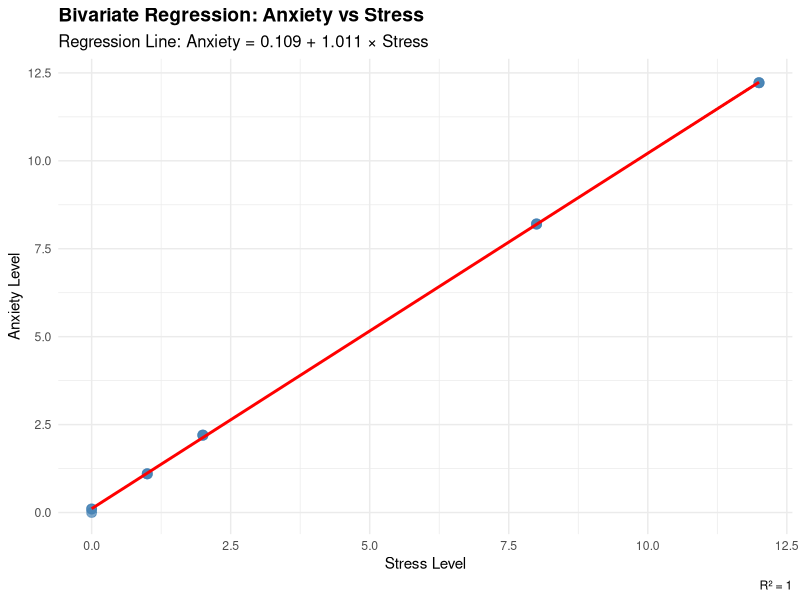
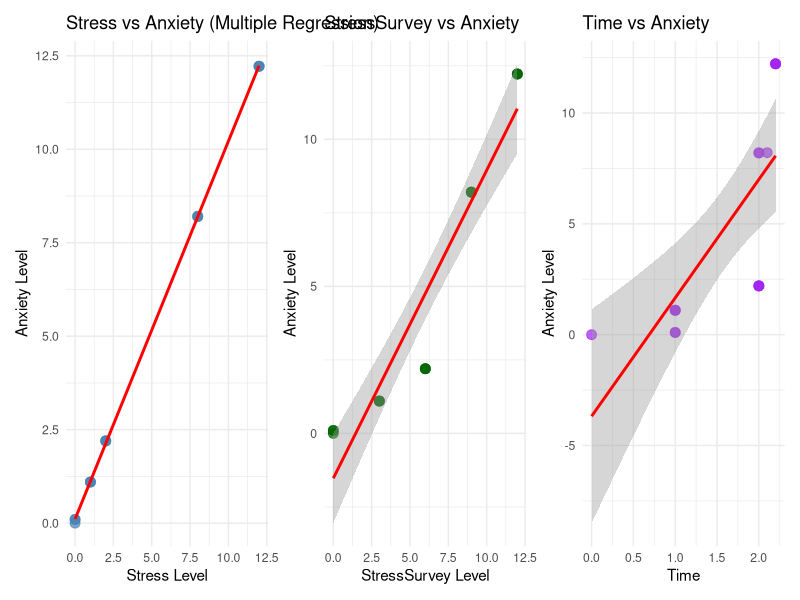
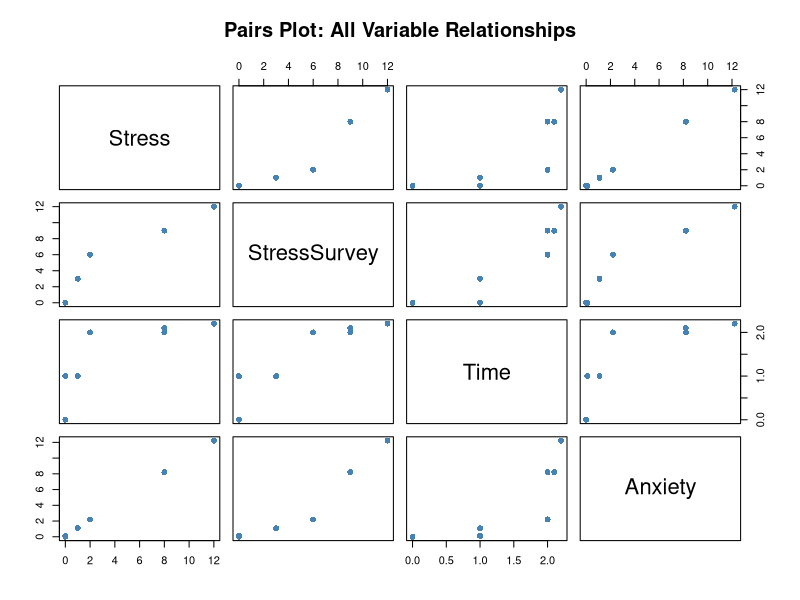
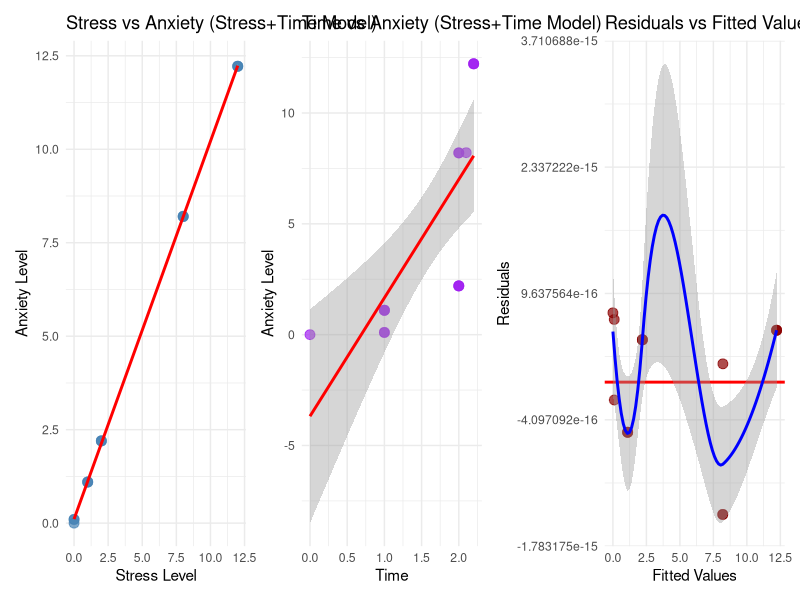
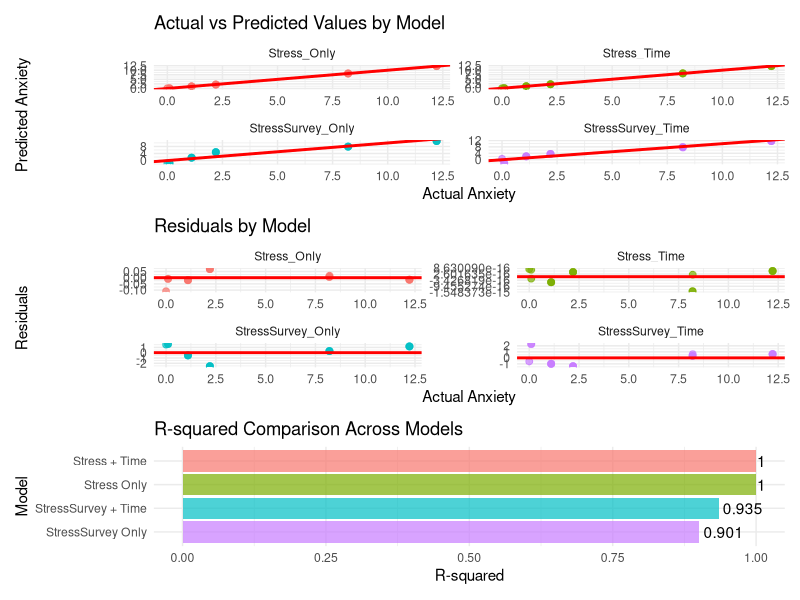

Write R code to recreate these figures, in order.
## ---- chunk 1
#| echo: true
library(tidyverse)
library(broom)

# Data with known true relationships: Anxiety = Stress + 0.1 × Time
observDF <- tribble(
  ~Stress, ~StressSurvey, ~Time, ~Anxiety,
  0,0,0,0,
  0,0,1,0.1,
  0,0,1,0.1,
  1,3,1,1.1,
  1,3,1,1.1,
  1,3,1,1.1,
  2,6,2,2.2,
  2,6,2,2.2,
  2,6,2,2.2,
  8,9,2,8.2,
  8,9,2,8.2,
  8,9,2.1,8.21,
  12,12,2.2,12.22,
  12,12,2.2,12.22,
  12,12,2.2,12.22
)

observDF
## ---- chunk 2
# Bivariate regression: Anxiety ~ Stress
bivariate_model <- lm(Anxiety ~ Stress, data = observDF)
bivariate_summary <- summary(bivariate_model)
bivariate_summary

# Extract coefficients for interpretation
bivariate_coef <- coef(bivariate_model)
cat("Bivariate Regression Results:\n")
cat("Intercept (β₀):", round(bivariate_coef[1], 4), "\n")
cat("Stress Coefficient (β₁):", round(bivariate_coef[2], 4), "\n")
cat("R-squared:", round(bivariate_summary$r.squared, 4), "\n")
cat("Adjusted R-squared:", round(bivariate_summary$adj.r.squared, 4), "\n")

# Coefficient interpretation
cat("\nCoefficient Interpretation:\n")
cat("- Intercept: When Stress = 0, the predicted Anxiety level is", round(bivariate_coef[1], 4), "\n")
cat("- Stress Coefficient: For every 1-unit increase in Stress, Anxiety increases by", round(bivariate_coef[2], 4), "units\n")
cat("- The model explains", round(bivariate_summary$r.squared * 100, 2), "% of the variance in Anxiety\n")
## ---- chunk 3
# Create scatter plot with regression line
library(ggplot2)

ggplot(observDF, aes(x = Stress, y = Anxiety)) +
  geom_point(size = 3, alpha = 0.7, color = "steelblue") +
  geom_smooth(method = "lm", se = TRUE, color = "red", linewidth = 1) +
  labs(
    title = "Bivariate Regression: Anxiety vs Stress",
    subtitle = paste("Regression Line: Anxiety =", round(bivariate_coef[1], 3), "+", round(bivariate_coef[2], 3), "× Stress"),
    x = "Stress Level",
    y = "Anxiety Level",
    caption = paste("R² =", round(bivariate_summary$r.squared, 3))
  ) +
  theme_minimal() +
  theme(
    plot.title = element_text(size = 14, face = "bold"),
    plot.subtitle = element_text(size = 12),
    axis.title = element_text(size = 11)
  )

# Interpretation of the scatter plot
cat("Scatter Plot Interpretation:\n")
cat("- The plot shows a strong positive linear relationship between Stress and Anxiety\n")
cat("- The red regression line has a slope of", round(bivariate_coef[2], 3), "indicating a", round(bivariate_coef[2], 3), "unit increase in Anxiety for each unit increase in Stress\n")
cat("- The confidence band around the regression line shows the uncertainty in our predictions\n")
cat("- Most data points cluster close to the regression line, indicating a good model fit\n")
## ---- chunk 4
# Multiple regression: Anxiety ~ Stress + StressSurvey + Time
multiple_model <- lm(Anxiety ~ Stress + StressSurvey + Time, data = observDF)
multiple_summary <- summary(multiple_model)
multiple_summary

# Extract coefficients for comparison
multiple_coef <- coef(multiple_model)
cat("Multiple Regression Results:\n")
cat("Intercept (β₀):", round(multiple_coef[1], 4), "\n")
cat("Stress Coefficient (β₁):", round(multiple_coef[2], 4), "\n")
cat("StressSurvey Coefficient (β₂):", round(multiple_coef[3], 4), "\n")
cat("Time Coefficient (β₃):", round(multiple_coef[4], 4), "\n")
cat("R-squared:", round(multiple_summary$r.squared, 4), "\n")
cat("Adjusted R-squared:", round(multiple_summary$adj.r.squared, 4), "\n")

# Coefficient comparison
cat("\nCoefficient Comparison:\n")
cat("- Stress coefficient in bivariate model:", round(bivariate_coef[2], 4), "\n")
cat("- Stress coefficient in multiple model:", round(multiple_coef[2], 4), "\n")
cat("- Difference:", round(multiple_coef[2] - bivariate_coef[2], 4), "\n")
cat("- StressSurvey coefficient:", round(multiple_coef[3], 4), "\n")
cat("- Time coefficient:", round(multiple_coef[4], 4), "\n")

# Interpretation
cat("\nMultiple Regression Interpretation:\n")
cat("- When controlling for StressSurvey and Time, each 1-unit increase in Stress increases Anxiety by", round(multiple_coef[2], 4), "units\n")
cat("- When controlling for Stress and Time, each 1-unit increase in StressSurvey increases Anxiety by", round(multiple_coef[3], 4), "units\n")
cat("- When controlling for Stress and StressSurvey, each 1-unit increase in Time increases Anxiety by", round(multiple_coef[4], 4), "units\n")
cat("- The multiple regression model explains", round(multiple_summary$r.squared * 100, 2), "% of the variance in Anxiety\n")

# Visualization: Multiple regression relationships

# Plot 1: Stress vs Anxiety (from multiple regression)
p1 <- ggplot(observDF, aes(x = Stress, y = Anxiety)) +
  geom_point(size = 3, alpha = 0.7, color = "steelblue") +
  geom_smooth(method = "lm", se = TRUE, color = "red", linewidth = 1) +
  labs(title = "Stress vs Anxiety (Multiple Regression)", 
       x = "Stress Level", y = "Anxiety Level") +
  theme_minimal()

# Plot 2: StressSurvey vs Anxiety
p2 <- ggplot(observDF, aes(x = StressSurvey, y = Anxiety)) +
  geom_point(size = 3, alpha = 0.7, color = "darkgreen") +
  geom_smooth(method = "lm", se = TRUE, color = "red", linewidth = 1) +
  labs(title = "StressSurvey vs Anxiety", 
       x = "StressSurvey Level", y = "Anxiety Level") +
  theme_minimal()

# Plot 3: Time vs Anxiety
p3 <- ggplot(observDF, aes(x = Time, y = Anxiety)) +
  geom_point(size = 3, alpha = 0.7, color = "purple") +
  geom_smooth(method = "lm", se = TRUE, color = "red", linewidth = 1) +
  labs(title = "Time vs Anxiety", 
       x = "Time", y = "Anxiety Level") +
  theme_minimal()

# Arrange plots using patchwork (better for HTML rendering)
library(patchwork)

# Combine plots
p1 + p2 + p3 + plot_layout(ncol = 3)
## ---- chunk 5
# Multiple regression: Anxiety ~ Stress + Time
stress_time_model <- lm(Anxiety ~ Stress + Time, data = observDF)
stress_time_summary <- summary(stress_time_model)
stress_time_summary

# Extract coefficients
stress_time_coef <- coef(stress_time_model)
cat("Stress + Time Regression Results:\n")
cat("Intercept (β₀):", round(stress_time_coef[1], 4), "\n")
cat("Stress Coefficient (β₁):", round(stress_time_coef[2], 4), "\n")
cat("Time Coefficient (β₂):", round(stress_time_coef[3], 4), "\n")
cat("R-squared:", round(stress_time_summary$r.squared, 4), "\n")
cat("Adjusted R-squared:", round(stress_time_summary$adj.r.squared, 4), "\n")

# Interpretation
cat("\nStress + Time Model Interpretation:\n")
cat("- When controlling for Time, each 1-unit increase in Stress increases Anxiety by", round(stress_time_coef[2], 4), "units\n")
cat("- When controlling for Stress, each 1-unit increase in Time increases Anxiety by", round(stress_time_coef[3], 4), "units\n")
cat("- This model explains", round(stress_time_summary$r.squared * 100, 2), "% of the variance in Anxiety\n")
cat("- The true relationship in the data is: Anxiety = Stress + 0.1 × Time\n")
cat("- Our estimated relationship is: Anxiety =", round(stress_time_coef[1], 4), "+", round(stress_time_coef[2], 4), "× Stress +", round(stress_time_coef[3], 4), "× Time\n")

# Visualization: 2D projections and relationship analysis
# Create a pairs plot to show all relationships
pairs(observDF[, c("Stress", "StressSurvey", "Time", "Anxiety")], 
      main = "Pairs Plot: All Variable Relationships",
      pch = 16, col = "steelblue", cex = 1.2)

# Print correlation matrix
cat("Correlation Matrix:\n")
cor_data <- observDF[, c("Stress", "StressSurvey", "Time", "Anxiety")]
cor_matrix <- cor(cor_data)
print(round(cor_matrix, 3))

# 2D projections for better understanding
p4 <- ggplot(observDF, aes(x = Stress, y = Anxiety)) +
  geom_point(size = 3, alpha = 0.7, color = "steelblue") +
  geom_smooth(method = "lm", se = TRUE, color = "red", linewidth = 1) +
  labs(title = "Stress vs Anxiety (Stress+Time Model)", 
       x = "Stress Level", y = "Anxiety Level") +
  theme_minimal()

p5 <- ggplot(observDF, aes(x = Time, y = Anxiety)) +
  geom_point(size = 3, alpha = 0.7, color = "purple") +
  geom_smooth(method = "lm", se = TRUE, color = "red", linewidth = 1) +
  labs(title = "Time vs Anxiety (Stress+Time Model)", 
       x = "Time", y = "Anxiety Level") +
  theme_minimal()

# Residuals plot
fitted_values <- fitted(stress_time_model)
residuals <- resid(stress_time_model)

p6 <- ggplot(data.frame(fitted = fitted_values, residuals = residuals), 
             aes(x = fitted, y = residuals)) +
  geom_point(size = 3, alpha = 0.7, color = "darkred") +
  geom_hline(yintercept = 0, color = "red", linewidth = 1) +
  geom_smooth(se = TRUE, color = "blue", linewidth = 1) +
  labs(title = "Residuals vs Fitted Values", 
       x = "Fitted Values", y = "Residuals") +
  theme_minimal()

# Arrange 2D plots using patchwork
p4 + p5 + p6 + plot_layout(ncol = 3)
## ---- chunk 6
# Create models for comparison
stress_only_model <- lm(Anxiety ~ Stress, data = observDF)
stress_survey_model <- lm(Anxiety ~ StressSurvey, data = observDF)
stress_time_model <- lm(Anxiety ~ Stress + Time, data = observDF)
stress_survey_time_model <- lm(Anxiety ~ StressSurvey + Time, data = observDF)

# Model comparison table
model_comparison <- data.frame(
  Model = c("Stress Only", "StressSurvey Only", "Stress + Time", "StressSurvey + Time"),
  R_squared = c(
    summary(stress_only_model)$r.squared,
    summary(stress_survey_model)$r.squared,
    summary(stress_time_model)$r.squared,
    summary(stress_survey_time_model)$r.squared
  ),
  Adj_R_squared = c(
    summary(stress_only_model)$adj.r.squared,
    summary(stress_survey_model)$adj.r.squared,
    summary(stress_time_model)$adj.r.squared,
    summary(stress_survey_time_model)$adj.r.squared
  ),
  AIC = c(
    AIC(stress_only_model),
    AIC(stress_survey_model),
    AIC(stress_time_model),
    AIC(stress_survey_time_model)
  ),
  BIC = c(
    BIC(stress_only_model),
    BIC(stress_survey_model),
    BIC(stress_time_model),
    BIC(stress_survey_time_model)
  )
)

# Round values for better presentation
model_comparison[, 2:5] <- round(model_comparison[, 2:5], 4)

print("Model Comparison Table:")
print(model_comparison)

# Statistical comparison
cat("\nStatistical Model Comparison:\n")
cat("1. Stress Only vs StressSurvey Only:\n")
anova(stress_only_model, stress_survey_model)

cat("\n2. Stress + Time vs StressSurvey + Time:\n")
anova(stress_time_model, stress_survey_time_model)

cat("\n3. Stress Only vs Stress + Time:\n")
anova(stress_only_model, stress_time_model)

cat("\n4. StressSurvey Only vs StressSurvey + Time:\n")
anova(stress_survey_model, stress_survey_time_model)

# Interpretation
cat("\nModel Comparison Interpretation:\n")
cat("- Best R-squared:", model_comparison$Model[which.max(model_comparison$R_squared)], "(", max(model_comparison$R_squared), ")\n")
cat("- Best Adjusted R-squared:", model_comparison$Model[which.max(model_comparison$Adj_R_squared)], "(", max(model_comparison$Adj_R_squared), ")\n")
cat("- Lowest AIC:", model_comparison$Model[which.min(model_comparison$AIC)], "(", min(model_comparison$AIC), ")\n")
cat("- Lowest BIC:", model_comparison$Model[which.min(model_comparison$BIC)], "(", min(model_comparison$BIC), ")\n")

# Coefficient comparison between Stress and StressSurvey models
cat("\nCoefficient Comparison:\n")
cat("Stress model coefficients:\n")
print(coef(stress_only_model))
cat("\nStressSurvey model coefficients:\n")
print(coef(stress_survey_model))
cat("\nStress + Time model coefficients:\n")
print(coef(stress_time_model))
cat("\nStressSurvey + Time model coefficients:\n")
print(coef(stress_survey_time_model))

# Visualization: Model comparison plots
# Plot 1: Actual vs Predicted for different models
predictions <- data.frame(
  Actual = observDF$Anxiety,
  Stress_Only = predict(stress_only_model),
  StressSurvey_Only = predict(stress_survey_model),
  Stress_Time = predict(stress_time_model),
  StressSurvey_Time = predict(stress_survey_time_model)
)

# Reshape for plotting
library(tidyr)
predictions_long <- predictions %>%
  pivot_longer(cols = -Actual, names_to = "Model", values_to = "Predicted")

# Plot actual vs predicted for all models
p7 <- ggplot(predictions_long, aes(x = Actual, y = Predicted, color = Model)) +
  geom_point(size = 2, alpha = 0.7) +
  geom_abline(intercept = 0, slope = 1, color = "red", linewidth = 1) +
  facet_wrap(~Model, scales = "free") +
  labs(title = "Actual vs Predicted Values by Model",
       x = "Actual Anxiety", y = "Predicted Anxiety") +
  theme_minimal() +
  theme(legend.position = "none")

# Plot 2: Residuals comparison
residuals_data <- data.frame(
  Actual = observDF$Anxiety,
  Stress_Only_Residuals = residuals(stress_only_model),
  StressSurvey_Only_Residuals = residuals(stress_survey_model),
  Stress_Time_Residuals = residuals(stress_time_model),
  StressSurvey_Time_Residuals = residuals(stress_survey_time_model)
)

residuals_long <- residuals_data %>%
  pivot_longer(cols = -Actual, names_to = "Model", values_to = "Residuals") %>%
  mutate(Model = gsub("_Residuals", "", Model))

p8 <- ggplot(residuals_long, aes(x = Actual, y = Residuals, color = Model)) +
  geom_point(size = 2, alpha = 0.7) +
  geom_hline(yintercept = 0, color = "red", linewidth = 1) +
  facet_wrap(~Model, scales = "free") +
  labs(title = "Residuals by Model",
       x = "Actual Anxiety", y = "Residuals") +
  theme_minimal() +
  theme(legend.position = "none")

# Plot 3: R-squared comparison bar chart
r_squared_data <- data.frame(
  Model = c("Stress Only", "StressSurvey Only", "Stress + Time", "StressSurvey + Time"),
  R_squared = c(
    summary(stress_only_model)$r.squared,
    summary(stress_survey_model)$r.squared,
    summary(stress_time_model)$r.squared,
    summary(stress_survey_time_model)$r.squared
  )
)

p9 <- ggplot(r_squared_data, aes(x = reorder(Model, R_squared), y = R_squared, fill = Model)) +
  geom_col(alpha = 0.7) +
  geom_text(aes(label = round(R_squared, 3)), hjust = -0.1) +
  coord_flip() +
  labs(title = "R-squared Comparison Across Models",
       x = "Model", y = "R-squared") +
  theme_minimal() +
  theme(legend.position = "none")

# Arrange comparison plots using patchwork
p7 / p8 / p9
